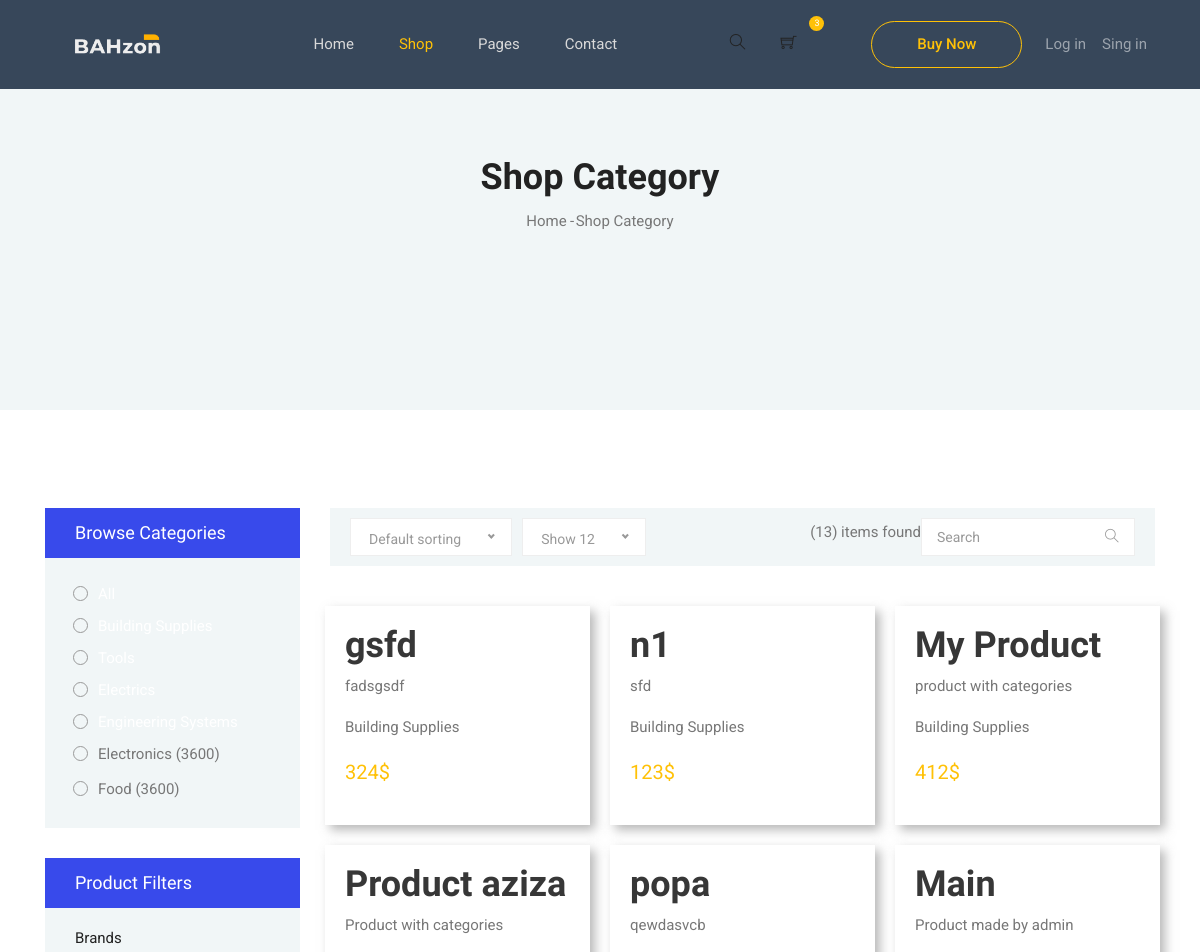
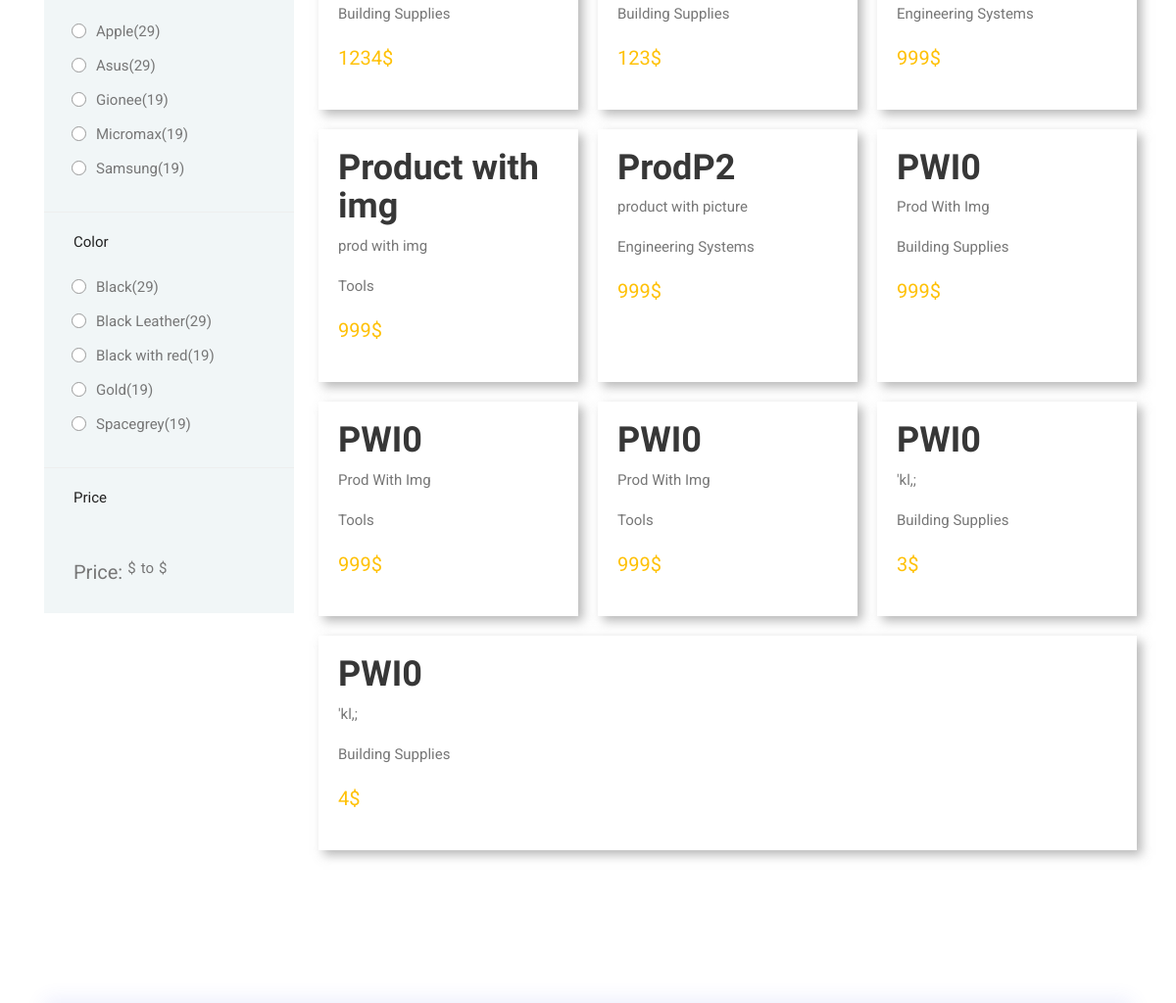
Page /category/ (upper part) on the earlier database version (2 pictures, top to bottom).
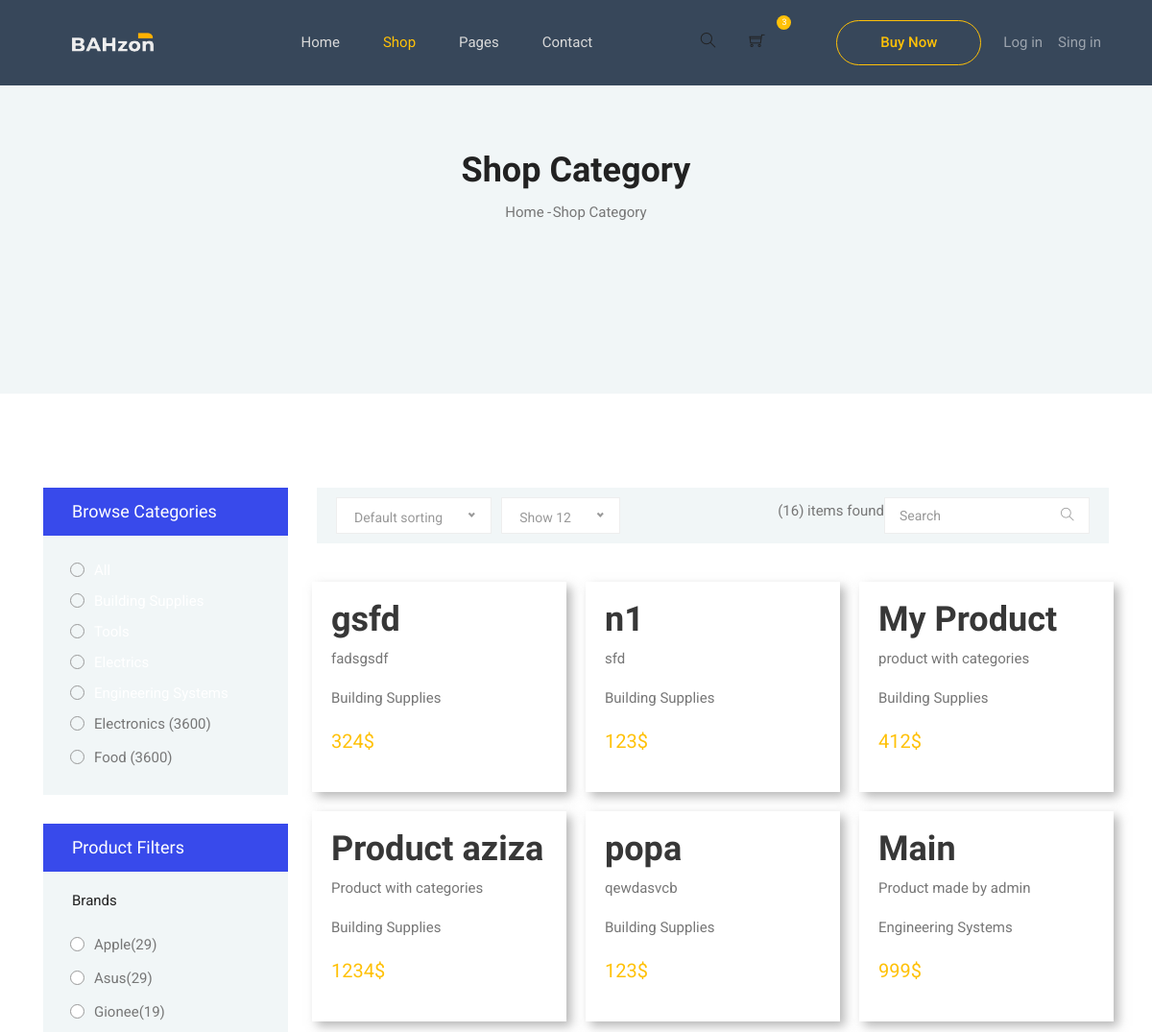
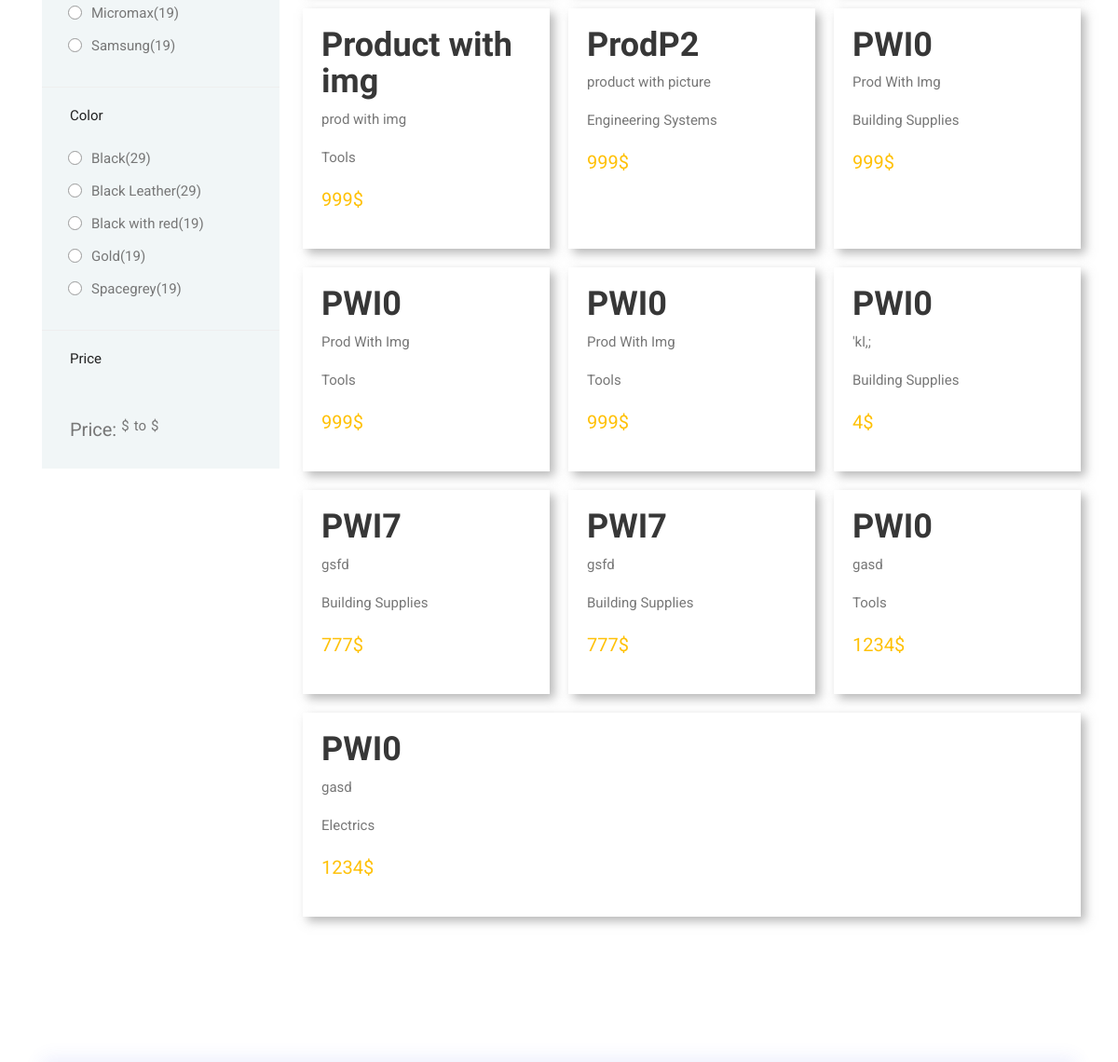
Same page on the later database version (2 pictures, top to bottom).
### main/models.py (models this page shows, shortened)
class Product(models.Model):
    prod_name = models.CharField('Product Name', max_length=200)
    prod_date = models.DateTimeField('Product Date', default=timezone.now())
    prod_description = models.TextField('Product Description', max_length=2000)
    prod_price = models.IntegerField('Product Price')
    author = models.ForeignKey(User, on_delete=models.CASCADE, null=True)
    prod_image = models.ImageField(default='default_prod.jpg', upload_to='product_pics')
    class Category(models.TextChoices):
        BSU = "Building Supplies"
        TLS = "Tools"
        ELC = "Electrics"
        ENS = "Engineering Systems"
    category = models.CharField(
        max_length=19,
        choices=Category.choices,
        default=Category.BSU
    )

### main/views.py (the view)
# urls.py: path('category/', views.category, name='category'),
def category(request):
    q = request.GET.get('q') if request.GET.get('q') != None else ''
    products = Product.objects.filter(
        Q(category__icontains=q) |
        Q(prod_name__icontains=q) |
        Q(prod_description__icontains=q)
    )
    categories = Product.Category.choices
    prod_count = products.count()
    context = {
        'products': products, 'prod_count': prod_count, 'categories': categories
    }
    return render(request, 'aroma/category.html', context)

### templates/aroma/category.html (shortened to what this page needs)
{%extends 'base.html'%}
{%load static%}
{%block active_submenu%}active{%endblock%}
{%block content%}
	<section class="blog-banner-area" id="category">
		<div class="container h-100">
			<div class="blog-banner">
				<div class="text-center">
					<h1>Shop Category</h1>
					<nav aria-label="breadcrumb" class="banner-breadcrumb">
            <ol class="breadcrumb">
              <li class="breadcrumb-item"><a href="#">Home</a></li>
              <li class="breadcrumb-item active" aria-current="page">Shop Category</li>
            </ol>
          </nav>
				</div>
			</div>
    </div>
	</section>
  <section class="section-margin--small mb-5">
    <div class="container">
      <div class="row">
        <div class="col-xl-3 col-lg-4 col-md-5">
          <div class="sidebar-categories">
            <div class="head">Browse Categories</div>
            <ul class="main-categories">
              <li class="common-filter">
                <form action="#">
                  <ul>
                    <li class="filter-list"><input class="pixel-radio" type="radio" id="women" name="brand"><a href="{% url 'category' %}?q=">All</a></li>
                    <li class="filter-list"><input class="pixel-radio" type="radio" id="women" name="brand"><a href="{% url 'category' %}?q=Building Supplies">Building Supplies</a></li>
                    <li class="filter-list"><input class="pixel-radio" type="radio" id="women" name="brand"><a href="{% url 'category' %}?q=Tools">Tools</a></li>
                    <li class="filter-list"><input class="pixel-radio" type="radio" id="women" name="brand"><a href="{% url 'category' %}?q=Electrics">Electrics</a></li>
                    <li class="filter-list"><input class="pixel-radio" type="radio" id="women" name="brand"><a href="{% url 'category' %}?q=Engineering Systems">Engineering Systems</a></li>
                    <li class="filter-list"><input class="pixel-radio" type="radio" id="electronics" name="brand"><label for="electronics">Electronics<span> (3600)</span></label></li>
                    <li class="filter-list"><input class="pixel-radio" type="radio" id="food" name="brand"><label for="food">Food<span> (3600)</span></label></li>
                  </ul>
                </form>
              </li>
            </ul>
          </div>
          <div class="sidebar-filter">
            <div class="top-filter-head">Product Filters</div>
            <div class="common-filter">
              <div class="head">Brands</div>
              <form action="#">
                <ul>
                  <li class="filter-list"><input class="pixel-radio" type="radio" id="apple" name="brand"><label for="apple">Apple<span>(29)</span></label></li>
                  <li class="filter-list"><input class="pixel-radio" type="radio" id="asus" name="brand"><label for="asus">Asus<span>(29)</span></label></li>
                  <li class="filter-list"><input class="pixel-radio" type="radio" id="gionee" name="brand"><label for="gionee">Gionee<span>(19)</span></label></li>
                  <li class="filter-list"><input class="pixel-radio" type="radio" id="micromax" name="brand"><label for="micromax">Micromax<span>(19)</span></label></li>
                  <li class="filter-list"><input class="pixel-radio" type="radio" id="samsung" name="brand"><label for="samsung">Samsung<span>(19)</span></label></li>
                </ul>
              </form>
            </div>
            <div class="common-filter">
              <div class="head">Color</div>
              <form action="#">
                <ul>
                  <li class="filter-list"><input class="pixel-radio" type="radio" id="black" name="color"><label for="black">Black<span>(29)</span></label></li>
                  <li class="filter-list"><input class="pixel-radio" type="radio" id="balckleather" name="color"><label for="balckleather">Black
                      Leather<span>(29)</span></label></li>
                  <li class="filter-list"><input class="pixel-radio" type="radio" id="blackred" name="color"><label for="blackred">Black
                      with red<span>(19)</span></label></li>
                  <li class="filter-list"><input class="pixel-radio" type="radio" id="gold" name="color"><label for="gold">Gold<span>(19)</span></label></li>
                  <li class="filter-list"><input class="pixel-radio" type="radio" id="spacegrey" name="color"><label for="spacegrey">Spacegrey<span>(19)</span></label></li>
                </ul>
              </form>
            </div>
            <div class="common-filter">
              <div class="head">Price</div>
              <div class="price-range-area">
                <div class="value-wrapper d-flex">
                  <div class="price">Price:</div>
                  <span>$</span>
                  <div class="to">to</div>
                  <span>$</span>
                </div>
              </div>
            </div>
          </div>
        </div>
        <div class="col-xl-9 col-lg-8 col-md-7">
          <div class="filter-bar d-flex flex-wrap align-items-center">
            <div class="sorting">
            </div>
            <div class="sorting mr-auto">
            </div>
            <span> ({{prod_count}}) items found</span>
            <div>
              <form method="GET" action="{% url 'category' %}"><div class="input-group filter-bar-search">
                <input type="text" name="q" placeholder="Search">
                <div class="input-group-append">
                  <button type="button"><i class="ti-search"></i></button>
                </div>
              </div></form>
            </div>
          </div>
          <section class="lattest-product-area pb-40 category-list">
            <div class="row">
              {% for product in products %}
              <div class="product-card">
                <div class="media-body">
                  <h2><a class="article-title  black-link " href="{% url 'product-detail' product.id %}">{{ product.prod_name }}</a></h2>
                  <p class="article-content">{{ product.prod_description }}</p>
                  <p class="article-content">{{ product.category }}</p>
                  <p class="article-content price">{{ product.prod_price }}$</p>
                </div>
              </div>
                {% endfor %}
              </div>
          </section>
        </div>
      </div>
    </div>
  </section>
{%endblock%}

### templates/base.html (shortened to what this page needs)
{%load static%}
<!DOCTYPE html>
<html lang="en">
<head>
  <link rel="stylesheet" href="{% static '/aroma/vendors/bootstrap/bootstrap.min.css' %}">
  <link rel="stylesheet" href="{% static '/aroma/vendors/fontawesome/css/all.min.css' %}">
  <link rel="stylesheet" href="{% static '/aroma/vendors/themify-icons/themify-icons.css' %}">
  <link rel="stylesheet" href="{% static '/aroma/vendors/nice-select/nice-select.css' %}">
  <link rel="stylesheet" href="{% static '/aroma/vendors/owl-carousel/owl.theme.default.min.css' %}">
  <link rel="stylesheet" href="{% static '/aroma/vendors/owl-carousel/owl.carousel.min.css' %}">
  <link rel="stylesheet" href="{% static '/main/css/profile.css' %}">
  <link rel="stylesheet" href="{% static '/main/css/category.css' %}">
  <link rel="stylesheet" href="{% static '/main/css/main.css' %}">
  <link rel="stylesheet" href="{% static '/aroma/css/style.css' %}">
</head>
<body>
  <header class="header_area fixed">
    <div class="main_menu">
      <nav class="navbar navbar-expand-lg navbar-light">
        <div class="container">
          <a class="navbar-brand logo_h" href="{% url 'main-index' %}"><img src="{% static '/aroma/img/logo.png' %}"
              width="140" height="29" alt=""></a>
          <div class="collapse navbar-collapse offset" id="navbarSupportedContent">
            <ul class="nav navbar-nav menu_nav ml-auto mr-auto">
              <li class="nav-item {%block active_home%}{%endblock%} "><a class="nav-link"
                  href="{% url 'main-index' %}">Home</a></li>
              <li class="nav-item {%block active_submenu%}{%endblock%} submenu dropdown">
                <a href="#" class="nav-link dropdown-toggle" data-toggle="dropdown" role="button" aria-haspopup="true"
                  aria-expanded="false">Shop</a>
              </li>
              <li class="nav-item submenu dropdown">
                <a href="#" class="nav-link dropdown-toggle" data-toggle="dropdown" role="button" aria-haspopup="true"
                  aria-expanded="false">Pages</a>
              </li>
              <li class="nav-item"><a class="nav-link" href="{% url 'contact' %}">Contact</a></li>
            </ul>
            <ul class="nav-shop">
              <li class="nav-item"><button><i class="ti-search"></i></button></li>
              <li class="nav-item"><button><a class="nav-link" href="{% url 'order_summary' %}"><i class="ti-shopping-cart"></a></i><span
                    class="nav-shop__circle">3</span></button> </li>
              <li class="nav-item"><a class="button button-header" href="#">Buy Now</a></li>
            </ul>
          </div>
          <div class="navbar-nav">
            {% if user.is_authenticated %}
            {% if user.is_superuser %}
            <a class="nav-item nav-link" href="{% url 'product-create' %}">Add product</a>
            {% endif %}
            <a class="nav-item nav-link" href="{% url 'profile' %}">Profile</a>
            {% else %}
            <a class="nav-item nav-link" href="{% url 'login' %}">Log in</a>
            <a class="nav-item nav-link" href="{% url 'register' %}">Sing in</a>
            {% endif %}
          </div>
        </div>
      </nav>
    </div>
  </header>
  <main>
    {%block content%}{%endblock%}
  </main>
</body>
</html>

### static/main/css/category.css (style rules this page uses)
.product-card { margin: 10px; padding: 20px ; box-shadow: 5px 5px 10px rgba(118, 118, 118, 0.518); flex: 1 1 200px; }
.category-list { display: flex; flex-wrap: wrap; justify-content: space-evenly; align-items: center; }
.price { color: #FFC107; font-size: 20px; }
a { transition: .5s; }

### static/main/css/main.css (style rules this page uses)
.black-link { color: rgb(55, 55, 55); }

Differences in the rows shown:
removed Product: prod_name "PWI0", prod_description "'kl,;", category "Building Supplies", prod_price "3"
added Product: prod_name "PWI7", prod_description "gsfd", category "Building Supplies", prod_price "777"
added Product: prod_name "PWI7", prod_description "gsfd", category "Building Supplies", prod_price "777"
added Product: prod_name "PWI0", prod_description "gasd", category "Tools", prod_price "1234"
added Product: prod_name "PWI0", prod_description "gasd", category "Electrics", prod_price "1234"
Other differences:
{{ prod_count }}: "13" → "16"
